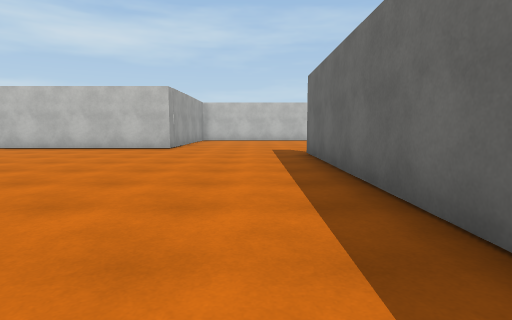
view 1 (above)

17 first-person views from a walk through a scene from a Unity 3-D project. The camera is 1.2 m above the floor, tilts 6° down and sees 80° across. The floor is counted in squares, 2 m on a side. Each view is taken from the middle of a square. On the plan, view 1 faces up. The plan holds only what a view shows up to about 9 squares ahead; the rest is blank. The place goes on beyond the plan. Surface patterns are stand-ins for the level's own textures.

view 2
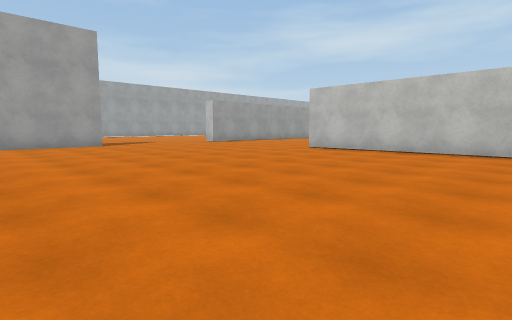

view 3
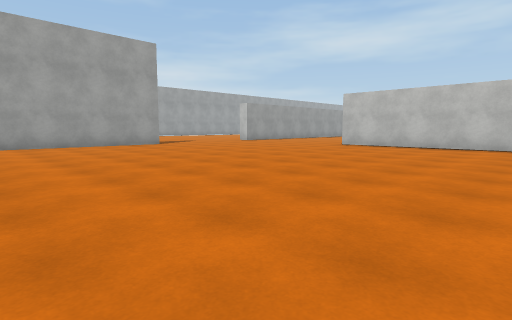

view 4
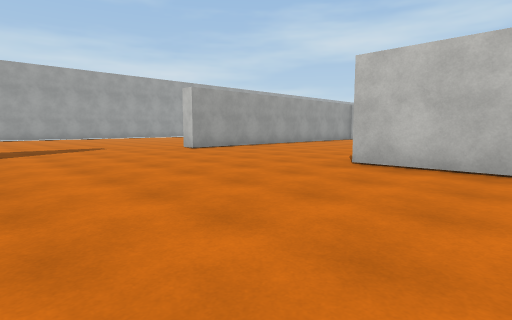

view 5
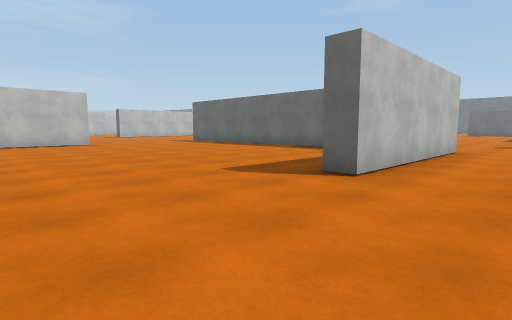

view 6
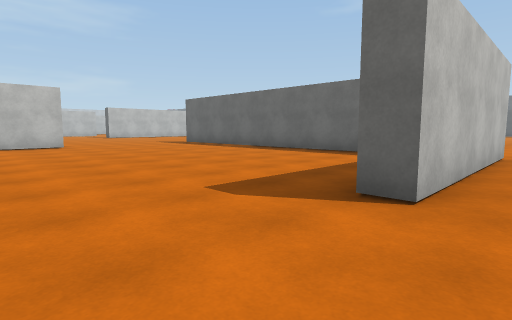

view 7
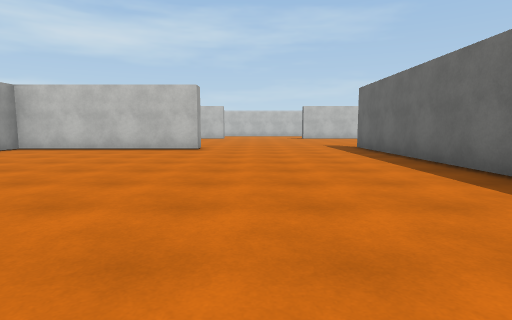

view 8
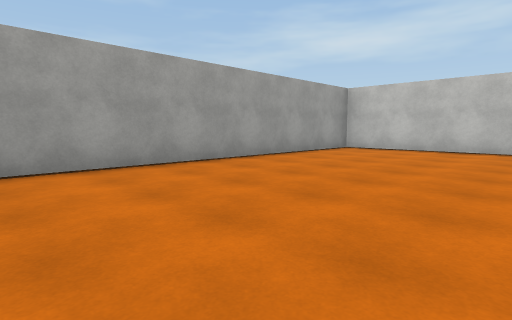

view 9
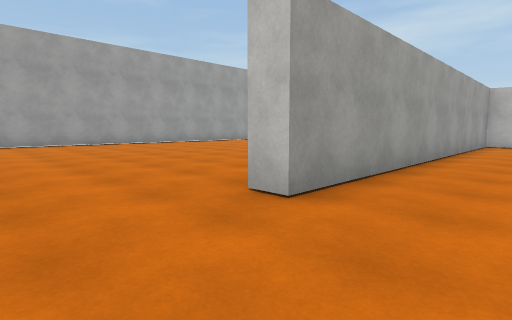

view 10
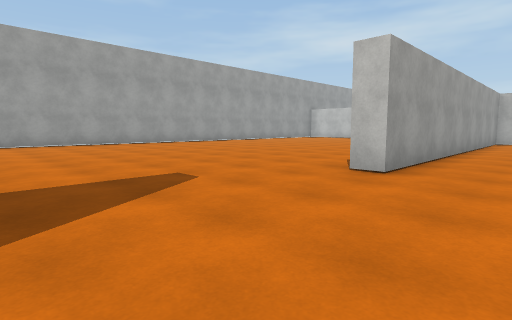

view 11
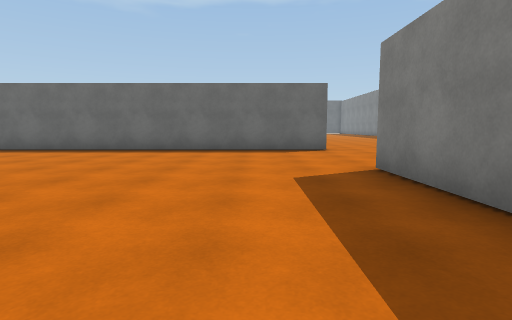

view 12
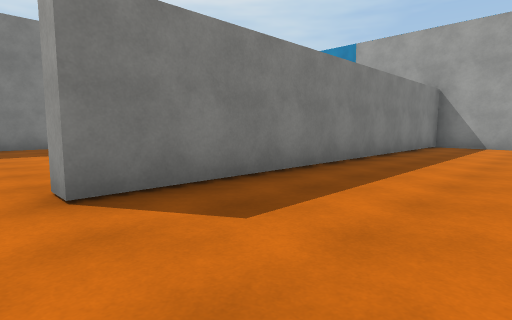

view 13
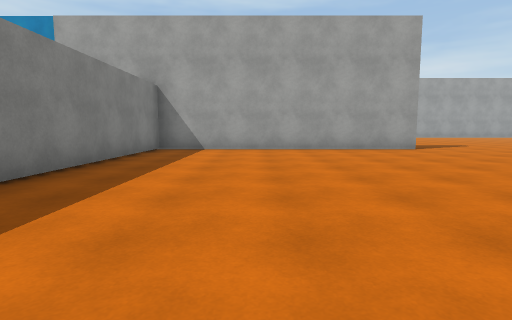

view 14
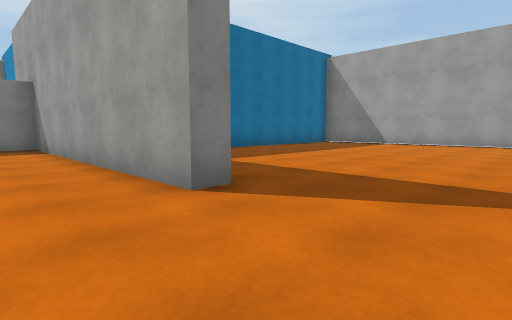

view 15
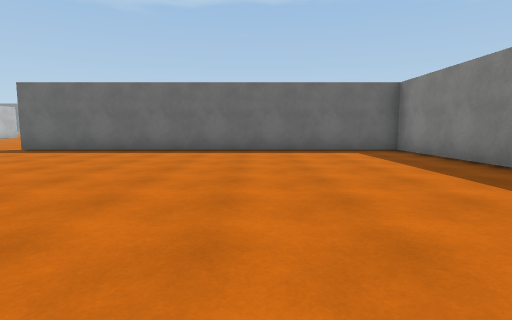

view 16
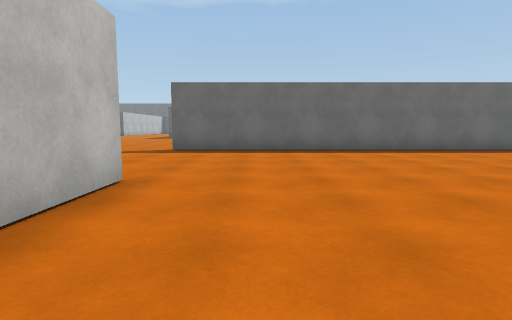

view 17
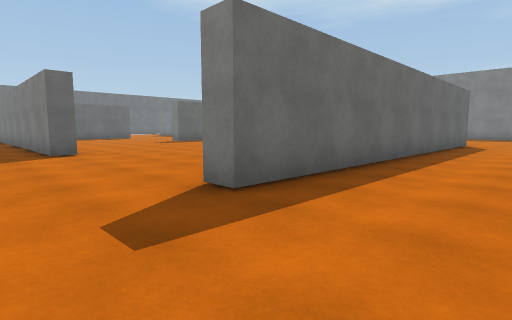

### Floor plan
Points are (right, up) in squares from view 1. A wall is a line through its corners. A room is listed if a view was taken in it or the views show most of it. See-through windows are left out.
Room 1 (views 1, 2, 3, 4, 5, 6, 7, 8, 9, 10, 11, 12, 13, 14, 15, 16)
walls: (-13.1, 4.5) (-12.6, 4.5) (-12.6, -2.7) (-2.6, -2.7) (-2.6, -3.2); (-6.6, 9.3) (-2.9, 9.3) (-2.9, 19.2); (-2.4, 8.8) (-7.5, 8.8) (-7.5, 9.4); (-7.6, 19) (-7.6, 18.5) (-12.6, 18.5) (-12.6, 9) (-13.1, 9); (1.2, -3) (1.2, 7.1)
ways out: opening at (-1, -3.7) to room 2; opening at (-1, 8.7) to room 2; gap at (-3, 19) to room 2
Room 2 (view 17)
walls: (6.4, 7) (6.4, 7.6) (10.4, 7.6); (1.2, 7.1) (1.8, 7.1); (-4, -10.2) (-2.9, -10.2)
ways out: opening at (-1, -3.7) to room 1; opening at (-1, 8.7) to room 1; gap at (-3, 19) to room 1

Where each view was taken, in squares from view 1:
view 1: 0 up, 0 right, facing up
view 2: 1 up, 2 left, facing up-left
view 3: 1 down, 2 left, facing up-left
view 4: 4 up, 5 left, facing up-left
view 5: 7 up, 11 left, facing up-right
view 6: 8 up, 10 left, facing up-right
view 7: 10 up, 6 left, facing up
view 8: 10 up, 8 left, facing up-left
view 9: 7 up, 11 left, facing up-left
view 10: 5 up, 11 left, facing up-left
view 11: 1 down, 7 left, facing right
view 12: 0 up, 2 left, facing down-left
view 13: 0 up, 4 left, facing left
view 14: 7 up, 11 left, facing down-left
view 15: 13 up, 11 left, facing right
view 16: 17 up, 11 left, facing right
view 17: 9 up, 1 left, facing down-right
